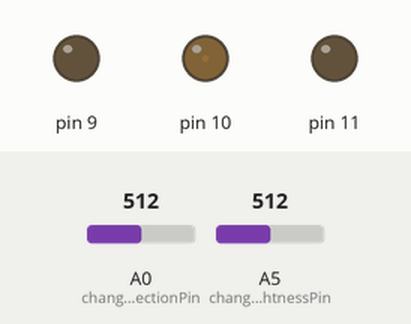
Simulated run of this sketch. Board: Arduino Uno, built with avr-gcc and run on an emulated ATmega328P. Shown: output pins drawn as LEDs (lit = HIGH). Dashed ring = blinking. The test bench sets the inputs (shaded band); at power-on: A0 (changeLedSelectionPin) = 512, A5 (changeBrightnessPin) = 512.

Above: at 1.2 s.
1.3 s: A0 (changeLedSelectionPin) set to 218
At 2.2 s:
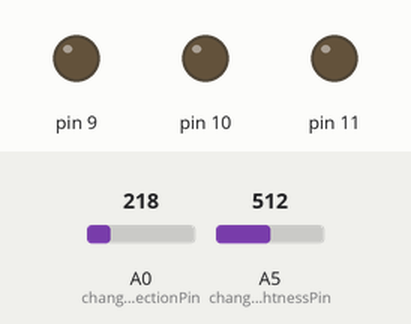
2.8 s: A0 (changeLedSelectionPin) set to 186
At 3.62 s:
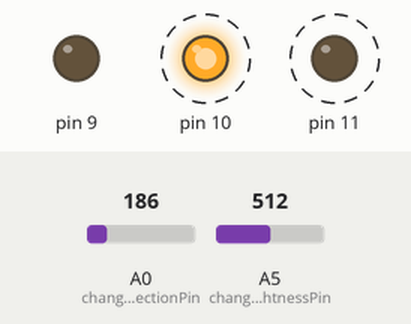
5.8 s: A0 (changeLedSelectionPin) set to 900
7.9 s: A5 (changeBrightnessPin) set to 122
At 8.5 s:
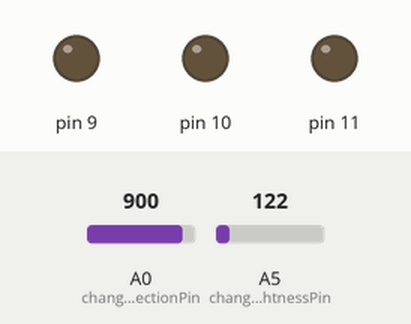
9.4 s: A0 (changeLedSelectionPin) set to 122
At 9.62 s:
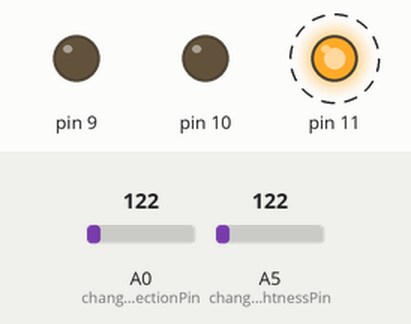
12.4 s: A0 (changeLedSelectionPin) set to 306
At 12.62 s:
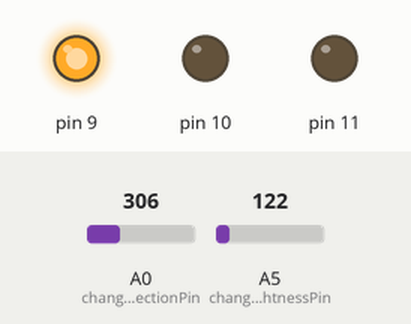
Timing chart, 0 to 14.9 s (numbered marks = the images above; inputs shaded):
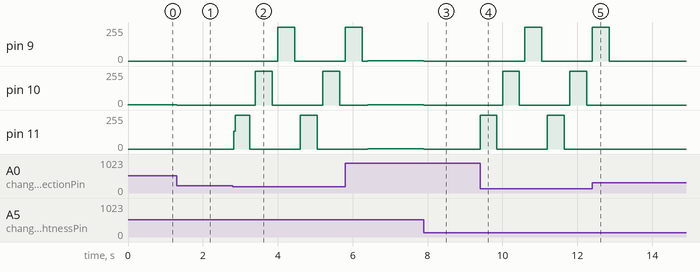

Measured:
- the behaviour switches between 205 and 204 on A0 (changeLedSelectionPin) (found by bisection; images 1 and 2)
- after the input at 1.3 s, pin 10: 2/255 → 0/255 at once
- after the input at 2.8 s, pin 9: 0/255 → 255/255 after 1.2 s, → 0/255 0.45 s later; pin 10: alternates 255/255 for 0.45 s and 0/255 for 1.4 s, starting after 0.60 s; pin 11: alternates 255/255 for 0.44 s and 0/255 for 1.4 s, starting at once
- after the input at 7.9 s, pin 9–11: 2/255 → 0/255 at once
- after the input at 9.4 s, pin 9: 0/255 → 255/255 after 1.2 s, → 0/255 0.45 s later; pin 10: alternates 255/255 for 0.45 s and 0/255 for 1.4 s, starting after 0.60 s; pin 11: alternates 255/255 for 0.45 s and 0/255 for 1.4 s, starting at once
- after the input at 12.4 s, pin 9: goes on until 12.9 s, then stays 0/255; pin 10: stays 0/255 (without the input it goes to 255/255 after 1.2 s); pin 11: stays 0/255 (without the input it goes to 255/255 after 0.60 s)

The sketch:

chooseAndDimYourLed.ino
```cpp
/*
A program that uses 2 Potentiometers, 3 Leds, 3 1K Resistors and appropiate wire connections to allow for the selection of 3 leds
whilst also offering the ability to adjust the brightness of each led.
*/
int gLed = 11;
float gLedBrightness;

int yLed = 10;
float yLedBrightness;

int rLed = 9;
float rLedBrightness;

int leds [] = {gLed,yLed,rLed};

float conversion = 5.0/1023.0;

float changeBrightnessPin = A5;
float changeLedSelectionPin = A0;


float ledRead;
float chosenLed;

float brightnessRead;
float chosenBrightness;


void setup() {
  // put your setup code here, to run once:
  for(int led : leds){
    pinMode(led,OUTPUT);
  }

}

void loop() {
  // put your main code here, to run repeatedly:
  chooseLed();

}

void chooseLed(){

  ledRead = analogRead(changeLedSelectionPin);
  chosenLed = ledRead * conversion;

  if(chosenLed<=1.0){
    for(int led : leds){
      turnOn(led);
      delay(450);
      turnOff(led);
      delay(150);
    }
  }

  else if(1<chosenLed && chosenLed<=2){
    turnAllOff(leds);
    customWrite(gLed);
  }

  else if(2<chosenLed && chosenLed<=3){
    customWrite(yLed);
  }

  else if(3<chosenLed && chosenLed<=4){
    customWrite(rLed);
  }

  else{
    customWriteAll();
  }
}

void turnOn(int pin){
  digitalWrite(pin,HIGH);
}
void turnOff(int pin){
  digitalWrite(pin,LOW);
}
void turnAllOff(int pins []){
  for(int led : leds){
    turnOff(led);
  }
}

void customWrite(int pin){
  brightnessRead = analogRead(changeBrightnessPin);
  chosenBrightness = brightnessRead * conversion;

  analogWrite(pin,chosenBrightness);

}
void customWriteAll(){
  for(int led : leds){
    customWrite (led);
  }

}
```
